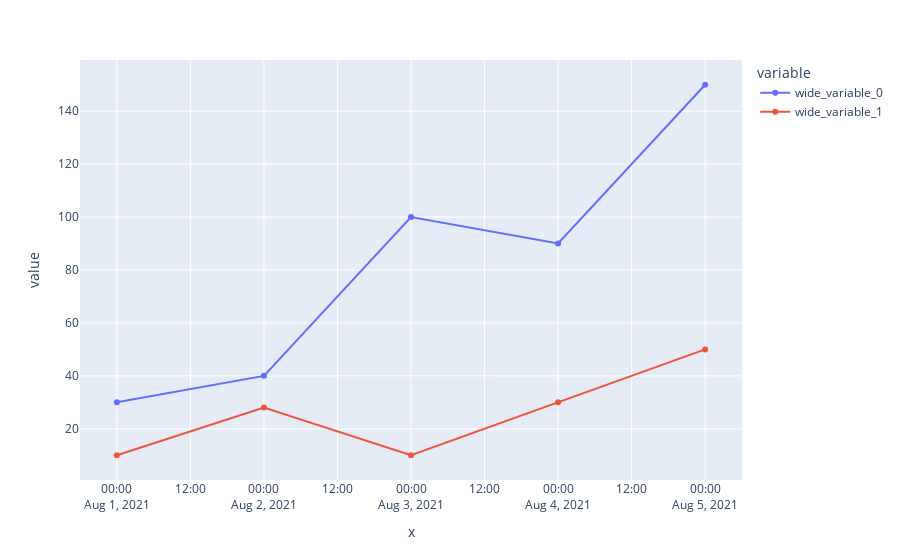

Notebook code cell kept with this figure:
### Code cell
fig = px.line(x=dt, y=[y1, y2], markers=True)
fig.update_traces()
fig.show()

### Figure 1 — Plotly figure (JSON) as saved in the notebook; plotly's stock layout.template omitted (floating-point values rounded to 4 significant figures)
{"data": [{"hovertemplate": "variable=wide_variable_0<br>x=%{x}<br>value=%{y}<extra></extra>", "legendgroup": "wide_variable_0", "line": {"color": "#636efa", "dash": "solid"}, "marker": {"symbol": "circle"}, "mode": "lines+markers", "name": "wide_variable_0", "orientation": "v", "showlegend": true, "type": "scatter", "x": ["2021-08-01", "2021-08-02", "2021-08-03", "2021-08-04", "2021-08-05"], "xaxis": "x", "y": [30, 40, 100, 90, 150], "yaxis": "y"}, {"hovertemplate": "variable=wide_variable_1<br>x=%{x}<br>value=%{y}<extra></extra>", "legendgroup": "wide_variable_1", "line": {"color": "#EF553B", "dash": "solid"}, "marker": {"symbol": "circle"}, "mode": "lines+markers", "name": "wide_variable_1", "orientation": "v", "showlegend": true, "type": "scatter", "x": ["2021-08-01", "2021-08-02", "2021-08-03", "2021-08-04", "2021-08-05"], "xaxis": "x", "y": [10, 28, 10, 30, 50], "yaxis": "y"}], "layout": {"autosize": true, "legend": {"title": {"text": "variable"}, "tracegroupgap": 0}, "margin": {"t": 60}, "xaxis": {"anchor": "y", "autorange": true, "domain": [0, 1], "range": ["2021-07-31 18:00:59.6782", "2021-08-05 05:59:00.3218"], "title": {"text": "x"}, "type": "date"}, "yaxis": {"anchor": "x", "autorange": true, "domain": [0, 1], "range": [-0.8399, 160.8], "title": {"text": "value"}, "type": "linear"}}}
